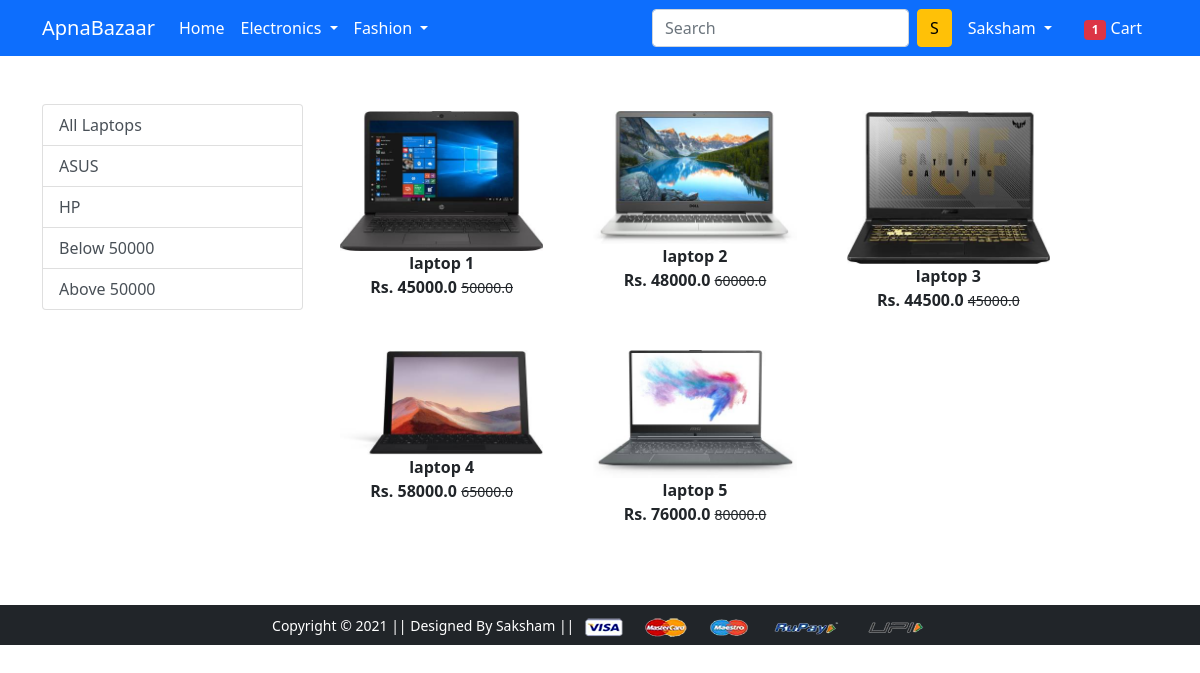
/laptop/ (signed in), run on the app's committed database.
### app/models.py (models this page shows, shortened)
class Product(models.Model):
    title = models.CharField(max_length=100)
    selling_price = models.FloatField()
    discounted_price = models.FloatField()
    description = models.TextField()
    brand = models.CharField(max_length=100)
    category = models.CharField(choices=CATEGORY_CHOICES, max_length=2)
    product_image = models.ImageField(upload_to='productimg')

### app/views.py (the view)
# urls.py: path('laptop/', views.laptop, name='laptop'),
def laptop(request,data=None):
    totalitem = 0
    if data==None:
        laptops=Product.objects.filter(category='L')
    elif data=='ASUS' or data=='HP':
        laptops=Product.objects.filter(category='L').filter(brand=data)
    elif data=='below':
        laptops=Product.objects.filter(category='L').filter(discounted_price__lt=50000)
    elif data=='above':
        laptops=Product.objects.filter(category='L').filter(discounted_price__gt=50000)
    if request.user.is_authenticated:
        totalitem=len(Cart.objects.filter(user=request.user))
    return render(request, 'app/laptop.html',{'laptops':laptops,'totalitem':totalitem})

### app/templates/app/laptop.html (shortened to what this page needs)
{% extends 'app/base.html' %}
{% load static %}
{% block main-content %}
<div class="container my-5">
 <div class="row">
  <div class="col-sm-3">
   <div class="list-group">
        <a href="{% url 'laptop' %}" class="list-group-item list-group-item-action" aria-current="true">All Laptops</a>
        <a href="{% url 'laptopdata' 'ASUS' %}" class="list-group-item list-group-item-action" aria-current="true">ASUS</a>
        <a href="{% url 'laptopdata' 'HP' %}" class="list-group-item list-group-item-action" aria-current="true">HP</a>
        <a href="{% url 'laptopdata' 'below' %}" class="list-group-item list-group-item-action" aria-current="true">Below 50000</a>
        <a href="{% url 'laptopdata' 'above' %}" class="list-group-item list-group-item-action" aria-current="true">Above 50000</a>
    </div>
  </div>
  <div class="col-sm-8">
      <div class="row">
          {% for product in laptops %}
          <div class="col-sm-4 text-center mb-4">
              <a href="{% url 'product-detail' product.id %}" class="btn">
                  <div class="item">
                      <img src="{{product.product_image.url}}" class="img-fluid" alt="" height="300">
                      <div class="fw-bold">{{product.title}}</div>
                      <div class="fw-bold">Rs. {{product.discounted_price}}
                        <small class="fw-light text-decoration-line-through">{{product.selling_price}}</small>
                      </div>
                  </div>
              </a>
          </div>
          {% endfor %}
      </div>
  </div>
 </div>
</div>
{% endblock main-content %}

### app/templates/app/base.html (shortened to what this page needs)
<!doctype html>
{% load static %}
<html lang="en">
  <head>
    <link href="https://cdn.jsdelivr.net/npm/bootstrap@5.0.0-beta1/dist/css/bootstrap.min.css" rel="stylesheet">
    <link rel="stylesheet" href="{% static 'app/css/owl.carousel.min.css' %}">
    <link rel="stylesheet" href="{% static 'app/css/all.min.css' %}">
    <link rel="stylesheet" href="{% static 'app/css/style.css' %}">
  </head>
  <body>
    <nav class="navbar navbar-expand-lg navbar-dark bg-primary">
     <div class="container">
       <a class="navbar-brand" href="/">ApnaBazaar</a>
       <div class="collapse navbar-collapse" id="navbarSupportedContent">
         <ul class="navbar-nav me-auto mb-2 mb-lg-0">
           <li class="nav-item">
             <a class="nav-link active" aria-current="page" href="/">Home</a>
           </li>
           <li class="nav-item dropdown">
             <a class="nav-link dropdown-toggle text-white" href="#" id="electronicsDropdown" role="button" data-bs-toggle="dropdown" aria-expanded="false">
               Electronics
             </a>
           </li>
           <li class="nav-item dropdown">
             <a class="nav-link dropdown-toggle text-white" href="#" id="fashionDropdown" role="button" data-bs-toggle="dropdown" aria-expanded="false">
               Fashion
             </a>
           </li>
         </ul>
         <form class="d-flex">
           <input class="form-control me-2" type="search" placeholder="Search" aria-label="Search">
           <button class="btn btn-warning" type="submit">S</button>
         </form>
         <div>
          <ul class="navbar-nav me-auto mb-2 mb-lg-0">
            {% if request.user.is_authenticated %}
           <li class="nav-item dropdown mx-2">
              <a class="nav-link dropdown-toggle text-white" href="#" id="profileDropdown" role="button" data-bs-toggle="dropdown" aria-expanded="false">
                <span class='text-capitalize'>{{request.user}}</span>
              </a>
            </li>
            <li class="nav-item mx-2">
             <a href="{% url 'showcart' %}" class="nav-link text-white"><span class="badge bg-danger">{{totalitem}}</span> Cart </a>
            </li>
            {% endif %}
          </ul>
         </div>
       </div>
     </div>
    </nav>
    {% block main-content %} {% endblock main-content %}
    <footer class="container-fluid bg-dark text-center p-2 mt-5">
        <small class="text-white">Copyright &copy; 2021 || Designed By Saksham || </small>
        <img src="{% static 'app/images/payment.png' %}" alt="" srcset="" class="img-fluid" height="2px">
    </footer>
  </body>
</html>

### data on the page
Product: product_image (picture), title "laptop 1", discounted_price "45000.0", selling_price "50000.0"
Product: product_image (picture), title "laptop 2", discounted_price "48000.0", selling_price "60000.0"
Product: product_image (picture), title "laptop 3", discounted_price "44500.0", selling_price "45000.0"
Product: product_image (picture), title "laptop 4", discounted_price "58000.0", selling_price "65000.0"
Product: product_image (picture), title "laptop 5", discounted_price "76000.0", selling_price "80000.0"

### other printed values
{{ request.user }} "Saksham"
{{ totalitem }} "1"
